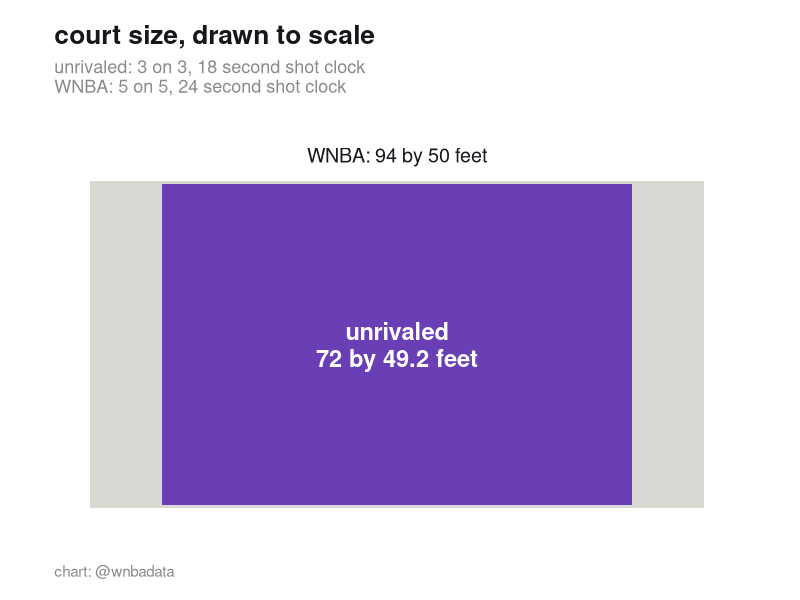
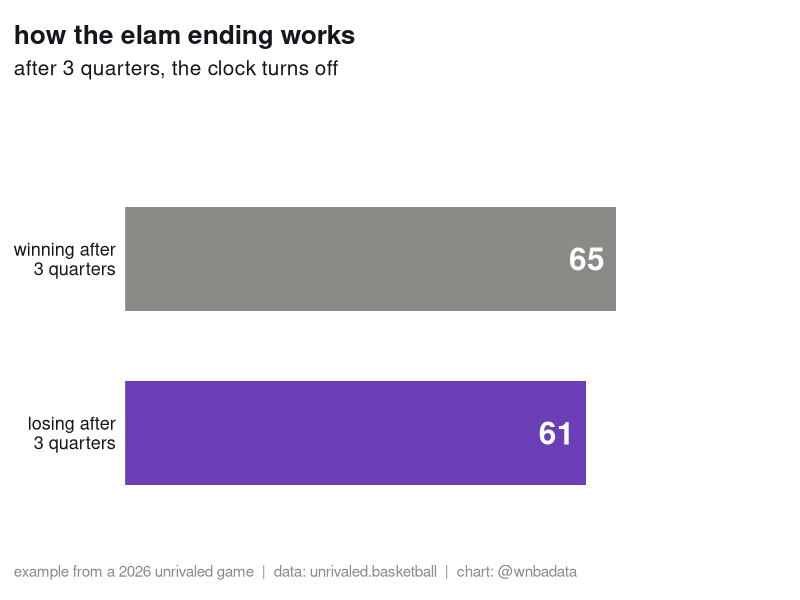
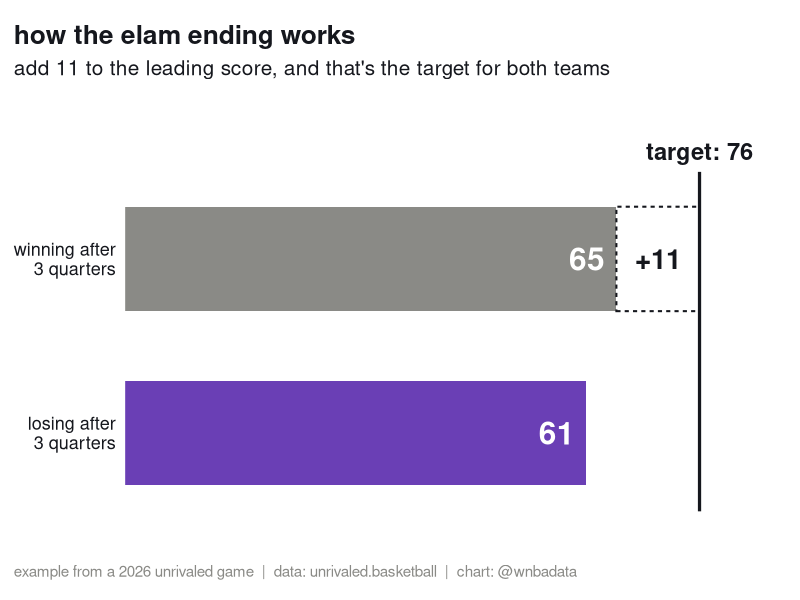
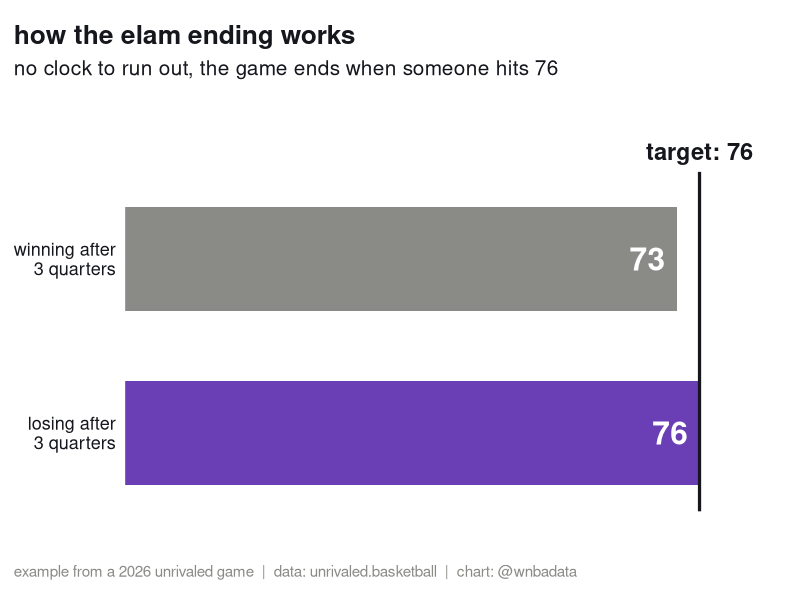
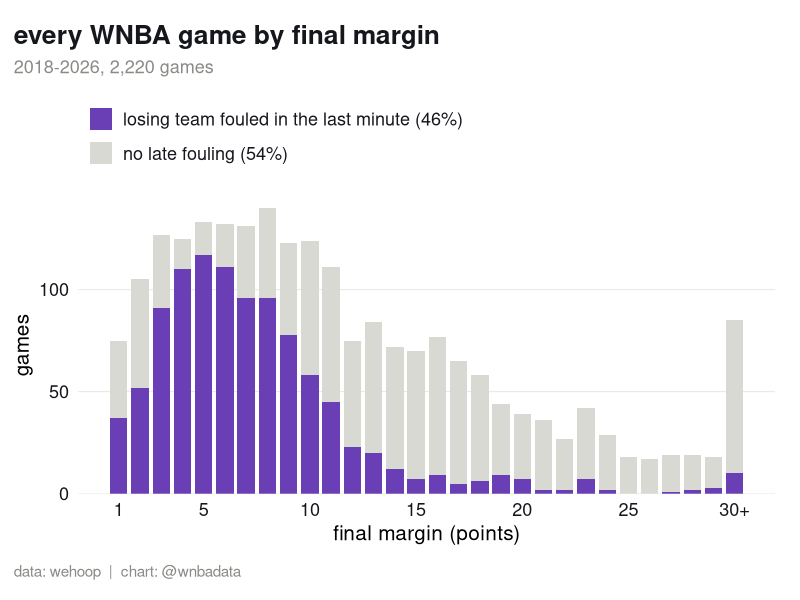
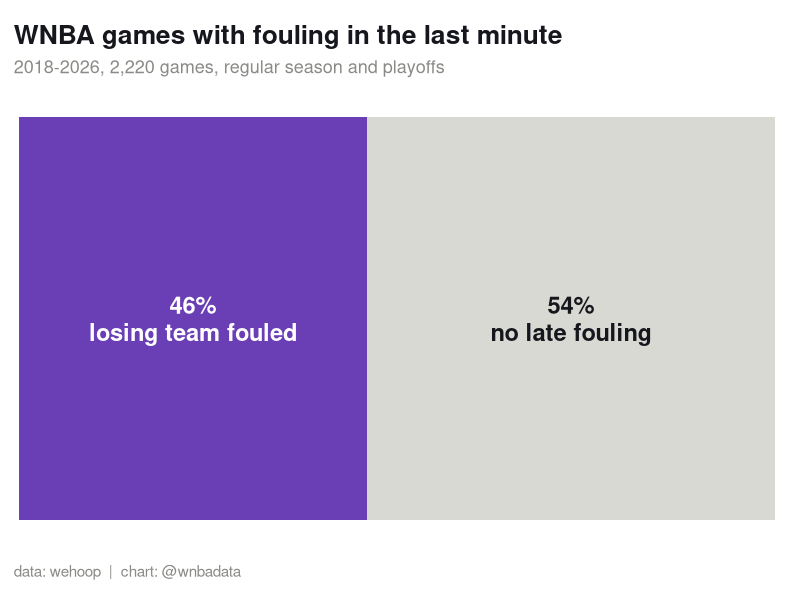
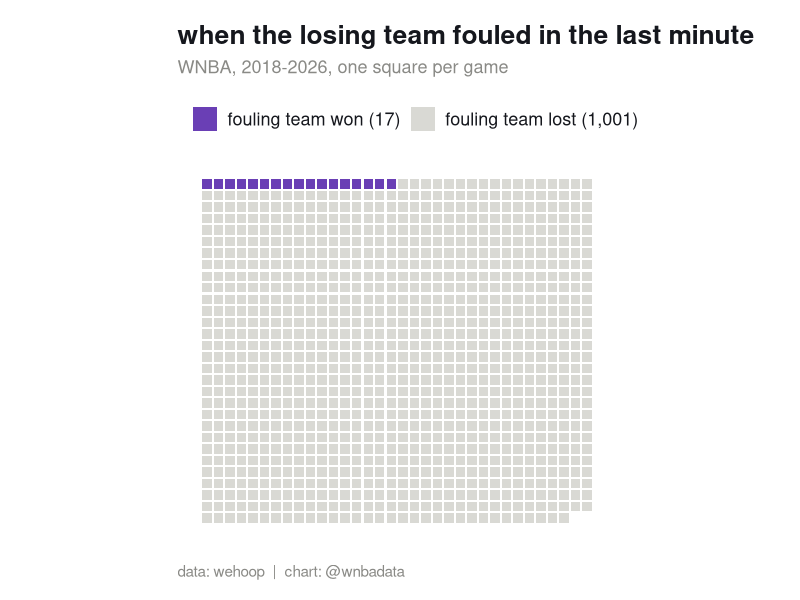
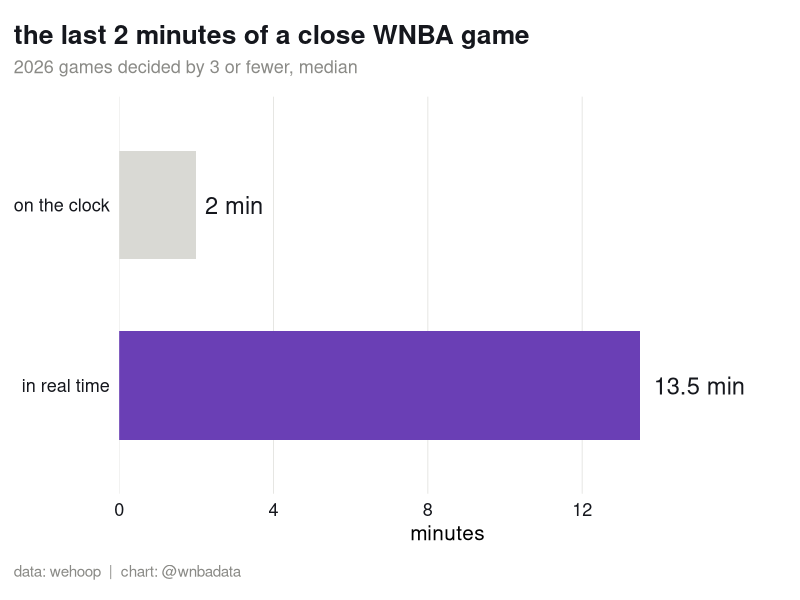

Recreate these plots in R, in order.
# charts for the unrivaled elam ending video with the realest (2026-11-9)
#
# wnba numbers are hardcoded from wnba_endings.R (wehoop pbp, regular season + playoffs, all-star excluded).
#   - fouling: a non-shooting foul by the trailing team in the last 60 seconds of the final period, 2018-2026
#   - slow: real time (wallclock) from the 2:00 mark of the 4th to the end of regulation, 2026 regulation games
#   - game winners: the winner took the lead for good on a field goal in the last 5 seconds, 2026
# unrivaled numbers are hardcoded from unrivaled.basketball (stats page and game recaps, november 2026).
#   - the 9 minute elam quarter is the average from the feb 2025 "fourth quarter actual length" video (early 2025 season,
#     real time, range 4 to 17). unrivaled.basketball play by play has no timestamps, so there is no 2026 version
#
# axis rule: bars start at zero. the waffles are counts, one square per game.

library(dplyr)
library(ggplot2)
library(forcats)
library(tidyr)

ACCENT <- "#6A3FB5"   # the thing the beat is about
GRAY   <- "#8A8A86"   # text that should sit back
LIGHT  <- "#D9D9D4"   # every other game
INK    <- "#15171D"
CREDIT_WNBA <- "data: wehoop  |  chart: @wnbadata"

base_theme <- function() {
  theme_minimal(base_size = 15) +
    theme(
      plot.title.position   = "plot",
      plot.caption.position = "plot",
      plot.title    = element_text(face = "bold", color = INK, size = 19),
      plot.subtitle = element_text(color = GRAY, size = 13, margin = margin(b = 14)),
      plot.caption  = element_text(color = GRAY, size = 11, hjust = 0, margin = margin(t = 14)),
      axis.text     = element_text(color = INK, size = 13),
      panel.grid.minor   = element_blank(),
      panel.grid.major.y = element_blank(),
      panel.grid.major.x = element_line(color = "#E3E3E0", linewidth = 0.3),
      plot.margin   = margin(18, 18, 14, 10)
    )
}

# one square per game, highlighted squares first so they read as a block in the top-left
waffle <- function(total, highlighted, ncol, title, subtitle, hl_label, rest_label, caption) {
  squares <- tibble(i = seq_len(total) - 1) |>
    mutate(col = i %% ncol, row = i %/% ncol,
           group = if_else(i < highlighted, hl_label, rest_label),
           group = factor(group, levels = c(hl_label, rest_label)))
  ggplot(squares, aes(x = col, y = -row, fill = group)) +
    geom_tile(width = 0.82, height = 0.82) +
    scale_fill_manual(values = setNames(c(ACCENT, LIGHT), c(hl_label, rest_label)), name = NULL) +
    coord_equal() +
    labs(title = title, subtitle = subtitle, caption = caption, x = NULL, y = NULL) +
    base_theme() +
    theme(axis.text = element_blank(), panel.grid.major.x = element_blank(),
          legend.position = "top", legend.justification = "left",
          legend.text = element_text(color = INK, size = 13))
}


# 0. WHAT UNRIVALED IS (script: "3 on 3, on a mini full court, with an 18 second shot clock")
# 72 by 49.2 is what unrivaled bills the court as, wnba is the standard 94 by 50. both drawn to scale
courts <- tibble::tribble(
  ~league,     ~length, ~width,
  "WNBA",       94,      50,
  "unrivaled",  72,      49.2
)

p_court <- ggplot() +
  geom_rect(data = filter(courts, league == "WNBA"),
            aes(xmin = -length / 2, xmax = length / 2, ymin = -width / 2, ymax = width / 2),
            fill = LIGHT) +
  geom_rect(data = filter(courts, league == "unrivaled"),
            aes(xmin = -length / 2, xmax = length / 2, ymin = -width / 2, ymax = width / 2),
            fill = ACCENT) +
  annotate("text", x = 0, y = 0, label = "unrivaled\n72 by 49.2 feet", color = "white",
           size = 6, fontface = "bold", lineheight = 0.95) +
  annotate("text", x = 0, y = 29, label = "WNBA: 94 by 50 feet", color = INK, size = 5) +
  coord_equal(ylim = c(-27, 32)) +
  labs(title = "court size, drawn to scale",
       subtitle = "unrivaled: 3 on 3, 18 second shot clock\nWNBA: 5 on 5, 24 second shot clock",
       x = NULL, y = NULL, caption = "chart: @wnbadata") +
  base_theme() +
  theme(axis.text = element_blank(), panel.grid.major.x = element_blank())


# 0b. HOW THE ELAM ENDING WORKS (script: "after three quarters / the clock turns off / whoever is winning gets 11
#     added to their score, and that's the target / first team to hit the target score wins")
# vinyl @ phantom, 2/9/26, one of the 4 jersey games. scores are every scoring play of the 4th from the
# unrivaled.basketball play by play. the elam clock counts up. plum scored 13 of phantom's 15 in the 4th
elam_game <- tibble::tribble(
  ~clock, ~Vinyl, ~Phantom,
    0,    65,     61,
    9,    65,     63,
   32,    65,     65,
   39,    67,     65,
   58,    69,     65,
   72,    69,     68,
   87,    71,     68,
  109,    71,     71,
  132,    73,     71,
  215,    73,     74,
  235,    73,     76
)
elam_target <- max(elam_game$Vinyl[1], elam_game$Phantom[1]) + 11

stopifnot(elam_target == 76, max(elam_game$Phantom) == elam_target, max(elam_game$Vinyl) == 73)

# the explainer: a race to a finish line, one chart per line of the script. uses the real scores from the
# game above but keeps the game out of the title, because the script never mentions it. the team that was
# losing after 3 wins in step 3, which also shows the rule leaves room for a comeback
elam_bars <- tibble::tribble(
  ~team,                        ~pos, ~after_3, ~final,
  "winning after\n3 quarters",   2,    65,       73,
  "losing after\n3 quarters",    1,    61,       76
)
CREDIT_ELAM <- "example from a 2026 unrivaled game  |  data: unrivaled.basketball  |  chart: @wnbadata"

elam_step <- function(step) {
  bars <- elam_bars |> mutate(score = if (step == 3) final else after_3)
  p <- ggplot(bars) +
    geom_rect(aes(xmin = 0, xmax = score, ymin = pos - 0.3, ymax = pos + 0.3, fill = team)) +
    geom_text(aes(x = score - 1.5, y = pos, label = score), hjust = 1, color = "white",
              size = 8, fontface = "bold")
  if (step == 2) {
    p <- p +
      annotate("rect", xmin = 65, xmax = elam_target, ymin = 1.7, ymax = 2.3, fill = NA,
               color = INK, linetype = "22", linewidth = 0.7) +
      annotate("text", x = 70.5, y = 2, label = "+11", color = INK, size = 7, fontface = "bold")
  }
  if (step >= 2) {
    p <- p +
      annotate("segment", x = elam_target, xend = elam_target, y = 0.55, yend = 2.5,
               color = INK, linewidth = 1.1) +
      annotate("text", x = elam_target, y = 2.62, label = "target: 76", color = INK, size = 6,
               fontface = "bold")
  }
  p +
    scale_fill_manual(values = setNames(c(GRAY, ACCENT), elam_bars$team), guide = "none") +
    scale_x_continuous(limits = c(0, 86), expand = c(0, 0)) +
    scale_y_continuous(breaks = elam_bars$pos, labels = elam_bars$team, limits = c(0.5, 2.8)) +
    labs(title = "how the elam ending works",
         subtitle = c("after 3 quarters, the clock turns off",
                      "add 11 to the leading score, and that's the target for both teams",
                      "no clock to run out, the game ends when someone hits 76")[step],
         x = NULL, y = NULL, caption = CREDIT_ELAM) +
    base_theme() +
    theme(axis.text.x = element_blank(), panel.grid.major.x = element_blank(),
          plot.subtitle = element_text(color = INK, size = 15, margin = margin(b = 14)))
}

p_elam_1 <- elam_step(1)
p_elam_2 <- elam_step(2)
p_elam_3 <- elam_step(3)


# 1. THE FOULING (script: "in 46% of them, the losing team started fouling in the last minute /
#    and the team doing the fouling won just 17 times out of a thousand")
# from fouling in wnba_endings.R
fouling <- tibble::tribble(
  ~season, ~games, ~foul_games, ~fouler_won,
  2018,    218,     77,          1,
  2019,    218,    109,          2,
  2020,    146,     66,          2,
  2021,    210,     96,          1,
  2022,    240,    110,          1,
  2023,    261,    118,          2,
  2024,    263,    133,          1,
  2025,    311,    141,          0,
  2026,    353,    168,          7
)
fouling_total <- fouling |>
  summarise(games = sum(games), foul_games = sum(foul_games), fouler_won = sum(fouler_won)) |>
  mutate(pct_fouled = round(100 * foul_games / games), pct_won = round(100 * fouler_won / foul_games, 1))

stopifnot(fouling_total$foul_games == 1018, fouling_total$fouler_won == 17)

p_fouling <- waffle(
  total = 1018, highlighted = 17, ncol = 34,
  title = "when the losing team fouled in the last minute",
  subtitle = "WNBA, 2018-2026, one square per game",
  hl_label = "fouling team won (17)", rest_label = "fouling team lost (1,001)",
  caption = CREDIT_WNBA
)

# 1b. how often teams foul at all (script: "in 46% of them")
# the every-game version: stacked bars by final margin, late fouling on the bottom
# counts come from fouling_by_margin in wnba_endings.R. everything 30+ shares a bar
by_margin <- tibble(
  margin = c(1:41, 43, 44, 48, 53),
  fouled = c(37, 52, 91, 110, 117, 111, 96, 96, 78, 58, 45, 23, 20, 12, 7, 9, 5, 6, 9, 7, 2, 2, 7, 2, 0, 0,
             1, 2, 3, 2, 2, 0, 1, 0, 2, 1, 1, 0, 1, 0, 0, 0, 0, 0, 0),
  none   = c(38, 53, 36, 15, 16, 21, 35, 44, 45, 66, 66, 52, 64, 60, 63, 68, 60, 52, 35, 32, 34, 25, 35, 27,
             18, 17, 18, 17, 15, 7, 11, 11, 8, 5, 7, 5, 7, 4, 1, 2, 2, 1, 1, 2, 1)
)
stopifnot(sum(by_margin$fouled) == 1018, sum(by_margin$fouled) + sum(by_margin$none) == 2220)

margin_bars <- by_margin |>
  mutate(bin = pmin(margin, 30)) |>
  group_by(bin) |>
  summarise(fouled = sum(fouled), none = sum(none), .groups = "drop") |>
  pivot_longer(c(fouled, none), names_to = "group", values_to = "n") |>
  mutate(group = factor(group, levels = c("none", "fouled")))

p_fouled_margin <- ggplot(margin_bars, aes(x = bin, y = n, fill = group)) +
  geom_col(width = 0.82) +
  scale_fill_manual(values = c(fouled = ACCENT, none = LIGHT), name = NULL,
                    breaks = c("fouled", "none"),
                    labels = c(fouled = "losing team fouled in the last minute (46%)",
                               none = "no late fouling (54%)")) +
  guides(fill = guide_legend(ncol = 1)) +
  scale_x_continuous(breaks = c(1, 5, 10, 15, 20, 25, 30), labels = c(1, 5, 10, 15, 20, 25, "30+")) +
  scale_y_continuous(expand = expansion(mult = c(0, 0.04))) +
  labs(title = "every WNBA game by final margin",
       subtitle = "2018-2026, 2,220 games",
       x = "final margin (points)", y = "games", caption = CREDIT_WNBA) +
  base_theme() +
  theme(panel.grid.major.x = element_blank(),
        panel.grid.major.y = element_line(color = "#E3E3E0", linewidth = 0.3),
        legend.position = "top", legend.justification = "left",
        legend.text = element_text(color = INK, size = 13))

# the one-bar version, for when the beat is too short to read the dots
fouled_split <- tibble(
  what = fct_inorder(c("losing team fouled", "no late fouling")),
  pct  = c(46, 54)
)

p_fouled_bar <- ggplot(fouled_split, aes(x = pct, y = 1, fill = fct_rev(what))) +
  geom_col(width = 0.6, orientation = "y") +
  annotate("text", x = 23, y = 1, label = "46%\nlosing team fouled", color = "white", size = 6,
           fontface = "bold", lineheight = 0.95) +
  annotate("text", x = 73, y = 1, label = "54%\nno late fouling", color = INK, size = 6,
           fontface = "bold", lineheight = 0.95) +
  scale_fill_manual(values = c(`losing team fouled` = ACCENT, `no late fouling` = LIGHT), guide = "none") +
  scale_x_continuous(expand = c(0, 0)) +
  labs(title = "WNBA games with fouling in the last minute",
       subtitle = "2018-2026, 2,220 games, regular season and playoffs",
       x = NULL, y = NULL, caption = CREDIT_WNBA) +
  base_theme() +
  theme(axis.text = element_blank(), panel.grid.major.x = element_blank())


# 2. IT'S SLOW, split into 2 charts so each one compares the same kind of time
# (script: "in close wnba games this year, the last 2 minutes on the clock usually took 13 and a half minutes realtime")
slow_clock <- tibble::tribble(
  ~what,           ~minutes, ~hl,
  "on the clock",   2,       FALSE,
  "in real time",  13.5,     TRUE
) |> mutate(what = fct_inorder(what))

p_slow_clock <- ggplot(slow_clock, aes(x = minutes, y = fct_rev(what), fill = hl)) +
  geom_col(width = 0.6) +
  geom_text(aes(label = paste(minutes, "min")), hjust = -0.15, color = INK, size = 6) +
  scale_fill_manual(values = c(`TRUE` = ACCENT, `FALSE` = LIGHT), guide = "none") +
  scale_x_continuous(limits = c(0, 17), breaks = c(0, 4, 8, 12), expand = c(0, 0)) +
  labs(title = "the last 2 minutes of a close WNBA game",
       subtitle = "2026 games decided by 3 or fewer, median",
       x = "minutes", y = NULL, caption = CREDIT_WNBA) +
  base_theme()

# (script: "and when i timed unrivaled's first season, the whole fourth quarter averaged about 9 minutes")
# wnba: first play of the 4th to the end of the 4th from wehoop wallclock, 329 of 2026's games. the same
# code gets 31.0 for 2024, matching the 31 (range 20 to 49) from the feb 2025 video
# unrivaled: the feb 2025 video, timed by hand, early 2025 season, range 4 to 17
slow_q4 <- tibble::tribble(
  ~what,                 ~minutes, ~hl,
  "WNBA\n2026",           32,      FALSE,
  "unrivaled\nearly 2025", 9,      TRUE
) |> mutate(what = fct_inorder(what))

p_slow_q4 <- ggplot(slow_q4, aes(x = minutes, y = fct_rev(what), fill = hl)) +
  geom_col(width = 0.6) +
  geom_text(aes(label = paste(minutes, "min")), hjust = -0.15, color = INK, size = 6) +
  scale_fill_manual(values = c(`TRUE` = ACCENT, `FALSE` = LIGHT), guide = "none") +
  scale_x_continuous(limits = c(0, 38), breaks = c(0, 10, 20, 30), expand = c(0, 0)) +
  labs(title = "how long a whole 4th quarter takes in real time",
       subtitle = "average, start to end\nWNBA: 10 minutes on the clock. unrivaled: no game clock",
       x = "minutes", y = NULL, caption = "data: wehoop, unrivaled games timed by @wnbadata  |  chart: @wnbadata") +
  base_theme()


# 3. GAME WINNERS (script: "only 11 of 353 games were won on a shot in the last 5 seconds")
# the full 2026 season was 354 games. wehoop has no play by play for finals game 7 yet, but that one
# wasn't won late either, so it's really 11 of 354
p_last_5 <- waffle(
  total = 353, highlighted = 11, ncol = 20,
  title = "2026 WNBA games won on a shot\nin the last 5 seconds",
  subtitle = "one square per game, regular season and playoffs",
  hl_label = "won in the last 5 seconds (11)", rest_label = "everything else (342)",
  caption = CREDIT_WNBA
)


# IN SCRIPT ORDER
#   "3 on 3, on a mini full court, with an 18 second shot clock"              p_court
#   "after three quarters / the clock turns off"                              p_elam_1
#   "whoever is winning gets 11 added to their score, and that's the target"  p_elam_2
#   "first team to hit the target score wins / somebody HAS to score"         p_elam_3
#   "in 46% of them, the losing team started fouling in the last minute"      p_fouled_margin, or p_fouled_bar for the simple version
#   "won just 17 times out of a thousand"                                     p_fouling
#   "usually took 13 and a half minutes realtime"                             p_slow_clock
#   "the whole fourth quarter averaged about 9 minutes"                       p_slow_q4
#   "only 11 of 353 games were won on a shot in the last 5 seconds"           p_last_5
p_court
p_elam_1
p_elam_2
p_elam_3
p_fouled_margin
p_fouled_bar
p_fouling
p_slow_clock
p_slow_q4
p_last_5
